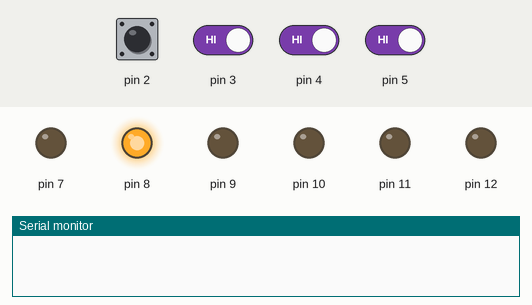
Simulated run of this sketch. Board: Arduino Uno, built with avr-gcc and run on an emulated ATmega328P. On the bench: output pins drawn as LEDs (lit = HIGH), the last lines printed to the serial monitor. Dashed ring = blinking. The inputs (shaded band) are chosen by the test bench; at power-on: pin 2–5 HIGH.

Above: at 1.2 s.
1.3 s: pin 2 pulled LOW for 0.15 s
At 1.46 s:
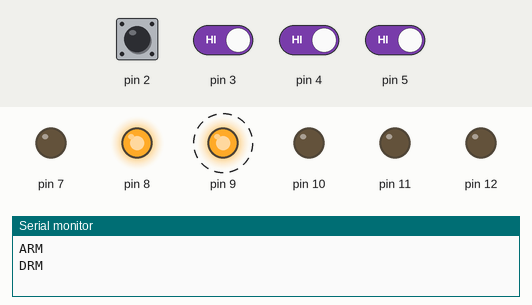
3.0 s: pin 2 driven LOW and pin 3 driven LOW and pin 4 driven LOW and pin 5 driven LOW
At 3.21 s:
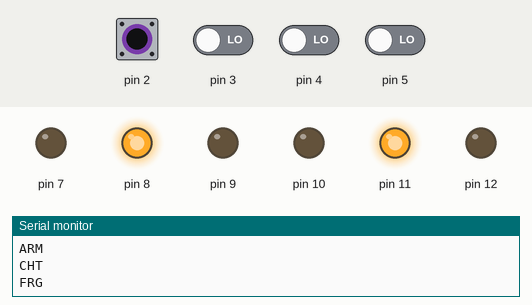
Timing chart, 0 to 6.0 s (numbered marks = the images above; inputs shaded):
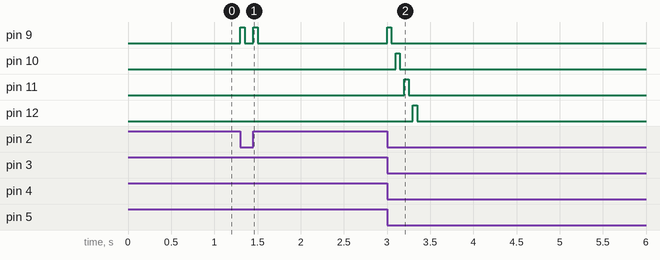

Measured:
- after the input at 1.3 s, pin 9: alternates HIGH for 0.05 s and LOW for 0.10 s, 4 changes in all, then stays LOW, starting at once
- after the input at 3.0 s, pin 9: LOW → HIGH at once, → LOW 0.05 s later; pin 10: LOW → HIGH after 0.10 s, → LOW 0.05 s later; pin 11: LOW → HIGH after 0.20 s, → LOW 0.05 s later; pin 12: LOW → HIGH after 0.30 s, → LOW 0.05 s later

The sketch:

detonator.ino
```cpp
//-----------------------------------------------------------------------
// DETONATOR
// Code to be run by the YUAA detonator for purposes of blasting three
// igniters in the upper section of the Omega rocket.
//
// Author: Jan Kolmas (jan.kolmas@gmail.com)
// Last edit: 4/24/2014
//-----------------------------------------------------------------------
// Inputs:  4 switches
//          Radio commands
// Outputs: 6 LEDs
//          Radio commands
//----------------------------------------------------------------------

// Switch inputs
boolean arm = false;
boolean chute = false;
boolean fairing = false;
boolean deploy = false;

// State variables
boolean armed = false;
boolean chute_on = false;
boolean fairing_on = false;
boolean deploy_on = false;

// Timers
int last = millis();

void setup(){

  // Configure switches as inputs
  pinMode(2,INPUT);
  pinMode(3,INPUT);
  pinMode(4,INPUT);
  pinMode(5,INPUT);

  // Configure LEDs as outputs
  pinMode(8,OUTPUT);
  pinMode(9,OUTPUT);
  pinMode(10,OUTPUT);
  pinMode(11,OUTPUT);
  pinMode(12,OUTPUT);
  pinMode(7,OUTPUT);

  // Activate pullup resistors on inputs
  digitalWrite(2,HIGH);
  digitalWrite(3,HIGH);
  digitalWrite(4,HIGH);
  digitalWrite(5,HIGH);

  // Turn the red power LED on
  digitalWrite(8,HIGH);

  // Open serial communication
  Serial.begin(9600);
}

void loop(){

  // Read state of the switches
  arm = !digitalRead(2);
  chute = !digitalRead(3);
  fairing = !digitalRead(4);
  deploy = !digitalRead(5);

  // Read data from the radio if any
  String serialData = getSerialData();

  // Send the ARM command, blink the LED
   if(arm&&!armed){
       Serial.println("ARM");
       digitalWrite(9,HIGH);
       delay(50);
       digitalWrite(9,LOW);
       delay(50);
       armed = true;
   }

   // Send the DRM command, blink the LED
   else if(!arm&&armed){
       Serial.println("DRM");
       digitalWrite(9,HIGH);
       delay(50);
       digitalWrite(9,LOW);
       delay(50);
       armed = false;
   }

   // Send the CHT command, blink the LED
   if(chute&&armed&&!chute_on){
       chute_on = true;
       Serial.println("CHT");
       digitalWrite(10,HIGH);
       delay(50);
       digitalWrite(10,LOW);
       delay(50);

  }
  else if(!chute&&chute_on){ // switch was flipped down
      chute_on = false;
  }
  else{
    digitalWrite(10,LOW);
  }

 // Send the FRG command, blink the LED
  if(fairing&&armed&&!fairing_on){
       fairing_on = true;
       Serial.println("FRG");
       digitalWrite(11,HIGH);
       delay(50);
       digitalWrite(11,LOW);
       delay(50);

  }
  else if(!fairing&&fairing_on){ // switch was flipped down
      fairing_on = false;
  }
  else{
    digitalWrite(11,LOW);
  }

  // Send the DPL command, blink the LED
  if(deploy&&armed&&!deploy_on){
      deploy_on = true;
       Serial.println("DPL");
       digitalWrite(12,HIGH);
       delay(50);
       digitalWrite(12,LOW);
       delay(50);

  }
  else if(!deploy&&deploy_on){ // switch was flipped down
      deploy_on = false;
  }
  else{
    digitalWrite(12,LOW);
  }

  // If the e-bay responds with ACK, blink the white LED
  if(serialData.equals("ACK\r")){
    digitalWrite(7,HIGH);
    delay(50);
    digitalWrite(7,LOW);
    delay(50);

  }
  else{
    digitalWrite(7,LOW);
  }


}


// Function for reading Serial commands
String getSerialData(){
   String serialData = "";
   char inbyte;
  // Read serial data as long as its available.
   while(Serial.available()) {
     inbyte = Serial.read();
     if(inbyte != '\n') serialData.concat(inbyte);
     delay(10);
   }
   if(serialData != "") {
     //Serial.println(serialData);
     return serialData;
   }
}
```
